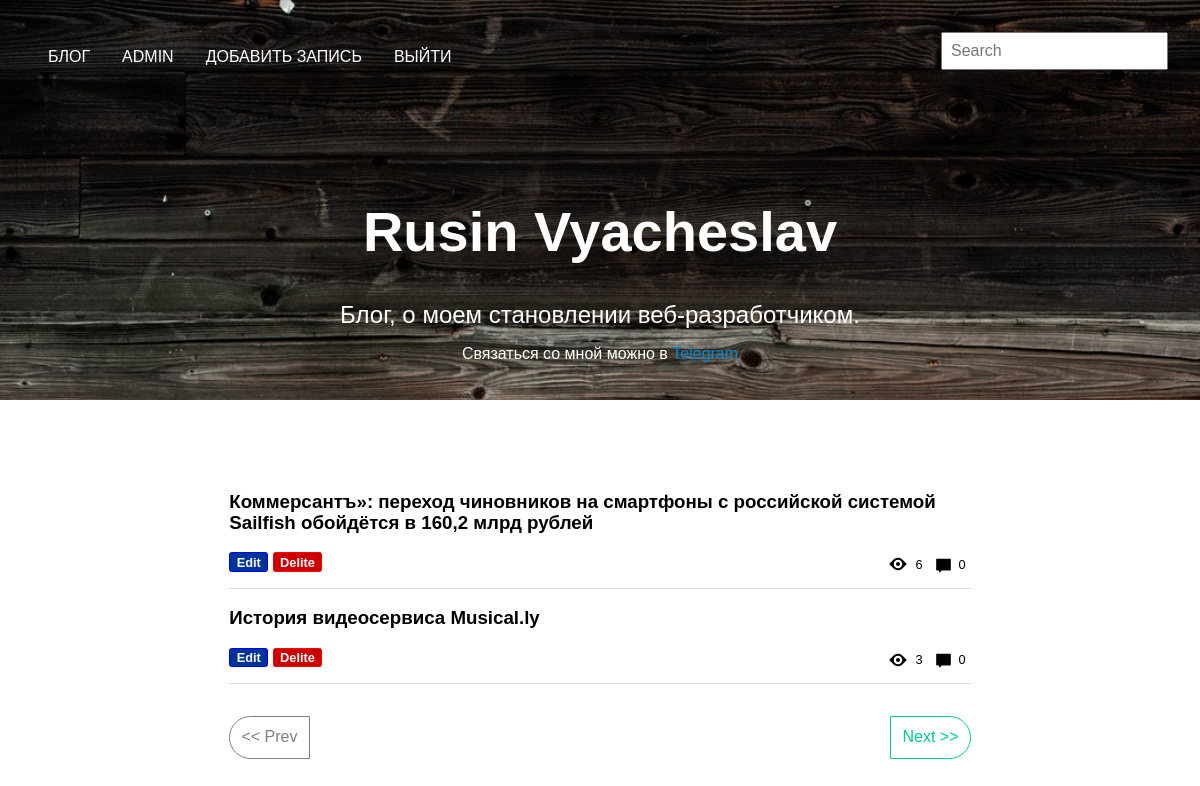
Page /admin (signed in) on the earlier database version.
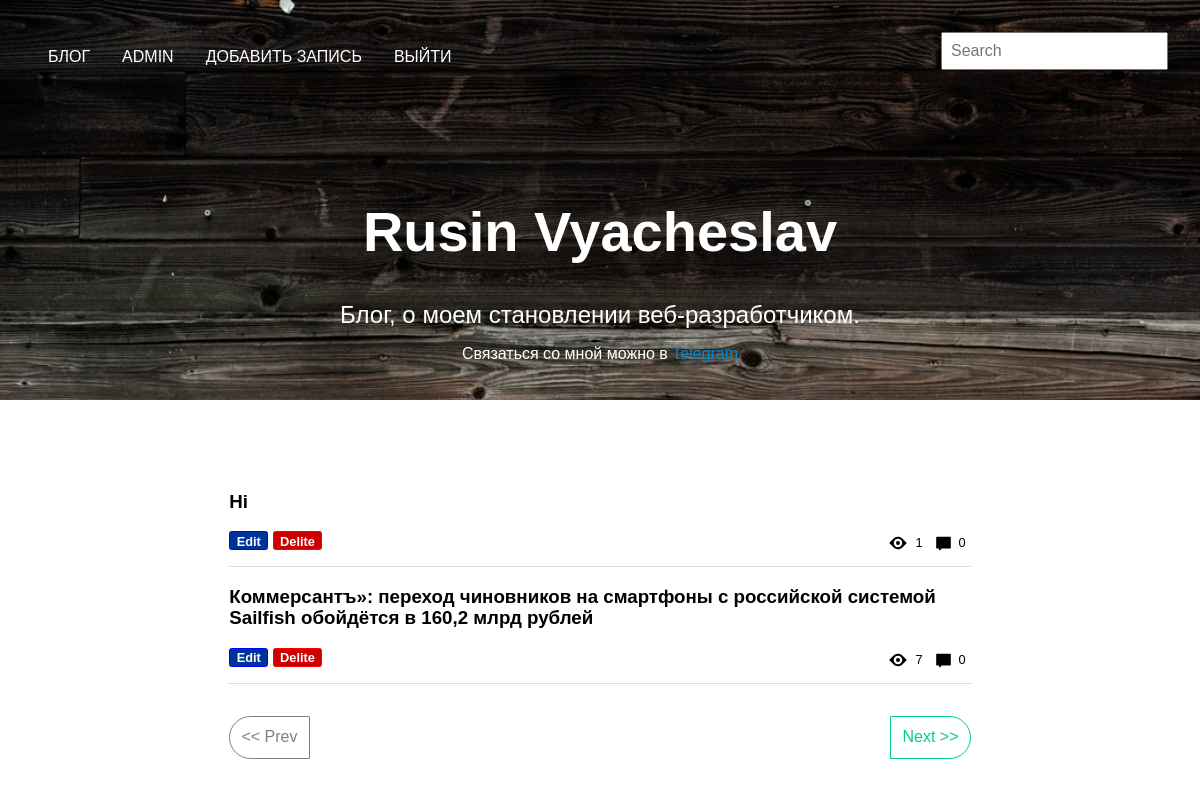
Same page on the later database version.
### app/models.py (models this page shows)
class Post(db.Model):
	id = db.Column(db.Integer, primary_key=True)
	header = db.Column(db.String(128), index=True)
	text = db.Column(db.String(512))
	date = db.Column(db.DateTime(), default=datetime.utcnow)
	user_id = db.Column(db.Integer, db.ForeignKey('user.id'))
	comment_id = db.relationship('Comment', backref='post', lazy=True)
	add_comment = db.Column(db.Boolean)
	views = db.Column(db.Integer(), default=0)

### app/views.py (the view)
@app.route('/admin', methods=['GET'])
@login_required
def admin():
	page = request.args.get('page', 1, type=int)
	posts = Post.query.order_by(Post.date.desc()).paginate(page, app.config['ADMIN_PER_PAGE'], error_out=False)
	comment_count = Comment.query.filter(Comment.post_id==Post.id).count()
	return render_template('admin.html', posts=posts, com_ct=comment_count)

### app/models.py (called while the page is built)
@login.user_loader
def load_user(id):
	return User.query.get(int(id))

### app/views.py (called while the page is built)
@app.context_processor
def utility_processor():
    def comment_ct(id):
        return Comment.query.filter(Comment.post_id==id).count()
    return dict(comment_ct=comment_ct)

### app/templates/admin.html
{% extends 'base.html' %}
{% block header %}
  {% include '_header.html' %}
{% endblock %}
{% block content %}
  <section class='main'>
      <div class='post' id='post'>
        {% for post in posts.items %}
        <h3 class='post__header'>
          <a style='color: black;' href="{{ url_for('post', id=post.id, _anchor='post') }}">{{ post.header }} </a>
        </h3>
          <div class='dop_func admin_line'>
          <a class='edit_btn' href="{{ url_for('edit_post', id=post.id, _anchor='edit_post') }}">Edit</a>
          <a class='del_btn' href="{{ url_for('delite', id=post.id) }}">Delite</a>
          <div class='com_views'>
            <img class='views' src="{{ url_for('static', filename='images/fi-eye.svg') }}">
            <span class='views_text'>{{ post.views }}</span>
            <img class='com' src="{{ url_for('static', filename='images/fi-comment.svg') }}">
            <span class='com_text'><a style='color:black;' href="{{ url_for('post', id=post.id, _anchor='comment-text') }}">{{ comment_ct(post.id) }}</a></span>
          </div>
        </div>
      {% endfor %}
      {% if posts.has_prev %}
		  <a style='color:#00cc99;' class='paginate left' href="{{ url_for('admin', page=posts.prev_num, _anchor='post') }}">&lt;&lt; Prev</a>
		{% else %}
		  <span class='disable left'>&lt;&lt; Prev</span>
		{% endif %}
		{% if posts.has_next %}
		  <a style='color:#00cc99;' class='paginate right' href="{{ url_for('admin', page=posts.next_num, _anchor='post') }}">Next &gt;&gt;</a>
		{% else %}
		  <span class='disable right'>Next &gt;&gt;</span>
		{% endif %}
      </div>
    </section>
{% endblock %}

### app/templates/base.html (shortened to what this page needs)
<!DOCTYPE html>
<html>
  <head>
	<link href='{{ url_for("static", filename="style.css") }}' rel='stylesheet'>
    <link href='{{ url_for("static", filename="normolize.css") }}' rel='stylesheet'>
  </head>
  <body>
   <div class='wrapper'>
    {% block header %}
    {% endblock %}
    {% block content %}
    {% endblock %}
    </div>
  </body>
</html>

### app/templates/_header.html (shortened to what this page needs)
<header class='header'>
  	<nav class='nav'>
  	  <a href="{{ url_for('index', _anchor='post') }}" class='nav__link'>Блог</a>
        {% if current_user.is_authenticated %}
          <a href="{{ url_for('admin', _anchor='post') }}" class='nav__link'>ADMIN</a>
          <a href="{{ url_for('add_post', _anchor='add_post') }}" class='nav__link'>Добавить запись</a>
          <a href="{{ url_for('logout') }}" class='nav__link'>Выйти</a>
        {% endif %}
        <form class='search' action="{{ url_for('search') }}" method='GET'>
          <input class='search__field' type='text' name='q' placeholder='Search'>
        </form>
      </nav>
      <div class='header__info'>
        <div class='header__block-info'>
          {% block info_or_login %}
            {% include '_info_page.html' %}
          {% endblock %}
        </div>
      </div>
    </header>

### app/templates/_info_page.html
<h1 class='info__name'><a href="{{ url_for('index', _anchor='post') }}">Rusin Vyacheslav</a></h1>
<span class='info__skill'>
  Блог, о моем становлении веб-разработчиком.
</span>
<p class=''>
  Связаться со мной можно в<a class='link-telegram' href='https://t.me/rusin_vyacheslav'> Telegram</a>
</p>

### app/static/style.css (style rules this page uses)
html, body { font-family: 'PT Sans', sans-serif; font-size: 16px; height: 100vh; width: 100%; }
a { text-decoration: none; color: #fff; }
a:link, a:visited { color: #fff; }
input, textarea, button { padding: .5em; }
input[placeholder], textarea[placeholder] { font-size: 1em }
.header { background-image: url('images/doski.jpeg'); background-repeat: no-repeat; background-size: cover; color: white; height: 50vh; }
.nav { display: flex; height: 3em; padding: 2em; }
.nav__link { padding: 1em; text-transform: uppercase; }
.search { margin-left: auto; height: 3em; }
.header__info { display: flex; height: 42.5vh; text-align: center; align-items: center; justify-content: center; }
.header__block-info { height: 15em; }
.info__name { font-size: 3.5em; }
.info__skill { font-size: 1.5em; font-weigth: 100; }
.wrapper { display: flex; min-height: 100vh; flex-direction: column; }
.main { display: flex; justify-content: center; flex-direction: space-between; padding: 1.5em; margin: 3em; }
.post { width: 70.215053763440862%; }
.link-telegram, .link-telegram:link, .link-telegram:visited { color: #0088cc; }
.edit_btn { display: inline-block; padding-top: .2em; padding-right: .5em; padding-left: .5em; border: 1px solid blue; cursor: pointer; width: auto; border-radius: .2em; font-size: .8em; font-weight: bold; background-color: #003399; }
.del_btn { display: inline-block; padding-top: .2em; padding-right: .5em; padding-left: .5em; border: 1px solid red; background-color: #CC0000; cursor: pointer; width: auto; border-radius: .2em; font-size: .8em; font-weight: bold; }
.admin_line { display: block; border-bottom: 1px solid #dddddd; padding-bottom: 1em; }
.dop_func { display: block; }
.com_views { display: flex; float: right; }
.com { display: inline-block; width: 1.2em; height: 1.2em; padding-left: .4em; padding-top:.2em; }
.views { display: inline-block; width: 1.5em; height: 1.5em; padding-left: .4em; }
.views_text { display: inline-block; padding: .4em; font-size: .8em; line-height: auto; }
.com_text { display: inline-block; padding: .4em; font-size: .8em; }
.paginate { display: inline-block; border: 1px solid #00cc99; padding: .7em; color: #00cc99; margin-top: 2em; }
a.paginate { -webkit-tap-highlight-color: rgba(0, 0, 0, 0); -webkit-tap-highlight-color: transparent; }
.disable { display: inline-block; border: 1px solid gray; padding: .7em; color: gray; margin-top: 2em; }
.left { border-radius: 1.5em 0 0 1.5em; }
.right { border-radius: 0 1.5em 1.5em 0; float: right; }

### app/static/normolize.css (style rules this page uses)
html { line-height: 1.15; -webkit-text-size-adjust: 100%; }
body { margin: 0; }
h1 { font-size: 2em; margin: 0.67em 0; }
a { background-color: transparent; }
img { border-style: none; }
button, input, optgroup, select, textarea { font-family: inherit; font-size: 100%; line-height: 1.15; margin: 0; }
button, input { overflow: visible; }

Differences in the rows shown:
no longer on this page (row unchanged): Post: header "История видеосервиса Musical.ly", views "3", comment_ct "0"
added Post: header "Hi", views "1", add_comment "0"
changed Post (number 2 of 2 on the later page): views "6" → "7"
